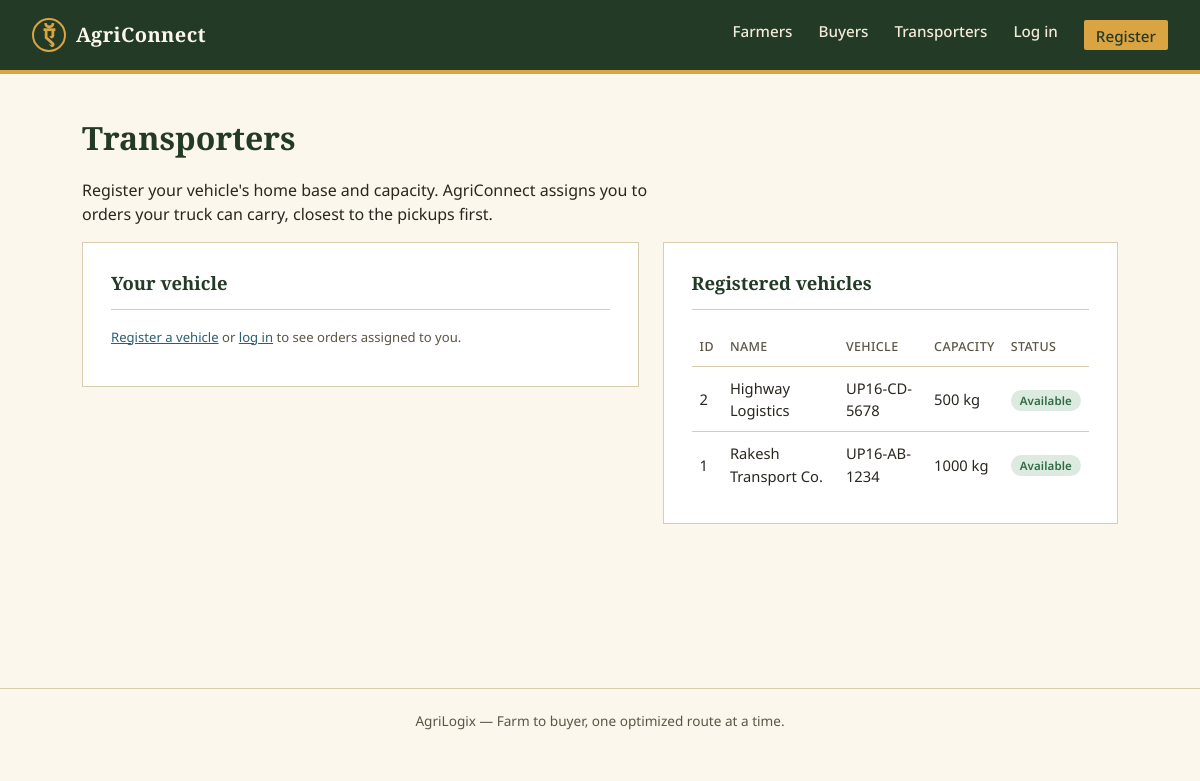
Screenshot of /transporter with the database file from the repository.
### models.py (models this page shows)
class Transporter(Base):
    __tablename__ = "transporters"
    id = Column(Integer, primary_key=True)
    user_id = Column(Integer, ForeignKey("users.id"), unique=True, nullable=True)
    name = Column(String(120), nullable=False)
    phone = Column(String(20))
    vehicle_number = Column(String(40))
    capacity_kg = Column(Float, nullable=False)
    lat = Column(Float, nullable=False)
    lon = Column(Float, nullable=False)
    available = Column(Boolean, default=True)
    cost_per_km = Column(Float, default=15.0)
    user = relationship("User")

### routers/transporters.py (the view)
@router.get("/transporter", response_class=HTMLResponse)
def transporter_page(request: Request, db: Session = Depends(get_db)):
    transporters = db.query(Transporter).order_by(Transporter.id.desc()).all()
    user = get_current_user(request, db)
    my_transporter = None
    my_orders = []
    if user and user.role == "transporter":
        my_transporter = db.query(Transporter).filter_by(user_id=user.id).first()
        if my_transporter:
            my_orders = (
                db.query(Order)
                .filter_by(transporter_id=my_transporter.id)
                .order_by(Order.id.desc())
                .all()
            )
    return render(
        request, db, "transporter.html",
        {"transporters": transporters, "my_transporter": my_transporter, "my_orders": my_orders},
    )

### templates/transporter.html (shortened to what this page needs)
{% extends "base.html" %}
{% block content %}
<h1>Transporters</h1>
<p>Register your vehicle's home base and capacity. AgriConnect assigns you to orders your truck can carry, closest to the pickups first.</p>
<div class="grid-2">
  <div>
    {% if my_transporter %}
    <div class="panel">
      <h2>Your vehicle</h2>
      <p><strong>{{ my_transporter.name }}</strong> — {{ my_transporter.vehicle_number or '—' }} ({{ my_transporter.capacity_kg|int }} kg)</p>
    </div>
    <div class="panel">
      <h2>Orders assigned to you</h2>
      {% if my_orders %}
      <table>
        <thead><tr><th>#</th><th>Crop</th><th>Qty</th><th>Status</th></tr></thead>
        <tbody>
        {% for o in my_orders %}
          <tr>
            <td><a href="/order/{{ o.id }}">#{{ o.id }}</a></td>
            <td>{{ o.crop_key }}</td>
            <td>{{ o.quantity_requested_kg|int }} kg</td>
            <td><span class="tag {{ o.status }}">{{ o.status.replace('_',' ') }}</span></td>
          </tr>
        {% endfor %}
        </tbody>
      </table>
      {% else %}
      <div class="empty-state">No orders assigned yet.</div>
      {% endif %}
    </div>
    {% else %}
    <div class="panel">
      <h2>Your vehicle</h2>
      <p class="helptext">
        {% if current_user %}
          You're logged in as a {{ current_user.role }}. Only transporter accounts see assigned orders here.
        {% else %}
          <a href="/register">Register a vehicle</a> or <a href="/login">log in</a> to see orders assigned to you.
        {% endif %}
      </p>
    </div>
    {% endif %}
  </div>
  <div class="panel">
    <h2>Registered vehicles</h2>
    {% if transporters %}
    <table>
      <thead><tr><th>ID</th><th>Name</th><th>Vehicle</th><th>Capacity</th><th>Status</th></tr></thead>
      <tbody>
      {% for t in transporters %}
        <tr>
          <td>{{ t.id }}</td><td>{{ t.name }}</td><td>{{ t.vehicle_number or '—' }}</td>
          <td>{{ t.capacity_kg|int }} kg</td>
          <td>{% if t.available %}<span class="tag matched">Available</span>{% else %}<span class="tag failed">Busy</span>{% endif %}</td>
        </tr>
      {% endfor %}
      </tbody>
    </table>
    {% else %}
    <div class="empty-state">No transporters yet.</div>
    {% endif %}
  </div>
</div>
{% endblock %}

### static/css/style.css (style rules this page uses)
:root { --soil:#223A26; --soil-2:#2E4B32; --paper:#FBF7EC; --paper-2:#F3EBD8; --turmeric:#D9A441; --turmeric-dark:#B4832C; --route:#2B5F73; --rust:#A8452F; --ink:#2A2620; --ink-soft:#5B5546; --line:#D8CDAE; --radius:2px; }
* { box-sizing:border-box; }
html,body { margin:0;padding:0; }
body { background:var(--paper); color:var(--ink); font-family:'Noto Sans','Noto Sans Devanagari',sans-serif; font-size:16px; line-height:1.5; }
h1,h2,h3,.brand-name { font-family:'Zilla Slab','Noto Sans Devanagari',serif; font-weight:600; color:var(--soil); margin:0 0 .4em 0; }
a { color:var(--route); }
p { max-width:62ch; }
.panel { background:#fff;border:1px solid var(--line); padding:26px 28px;margin-bottom:24px; }
.panel h2 { font-size:1.15rem;border-bottom:1px solid var(--line);padding-bottom:12px;margin-bottom:18px; }
.grid-2 { display:grid;grid-template-columns:1.1fr .9fr;gap:24px;align-items:start; }
table { width:100%;border-collapse:collapse;font-size:.92rem; }
th,td { text-align:left;padding:10px 8px;border-bottom:1px solid var(--line); }
th { color:var(--ink-soft);font-weight:500;font-size:.78rem;text-transform:uppercase;letter-spacing:.03em; }
tr:last-child td { border-bottom:none; }
.tag { display:inline-block;padding:2px 9px;font-size:.72rem;border-radius:20px; font-weight:600;letter-spacing:.01em; }
.tag.matched { background:#DCEAE0;color:#2E6B45; }
.helptext { font-size:.82rem;color:var(--ink-soft);margin-top:6px; }

### rows the page displays
Transporter: id "2", name "Highway Logistics", vehicle_number "UP16-CD-5678", capacity_kg "500", available "Available"
Transporter: id "1", name "Rakesh Transport Co.", vehicle_number "UP16-AB-1234", capacity_kg "1000", available "Available"
